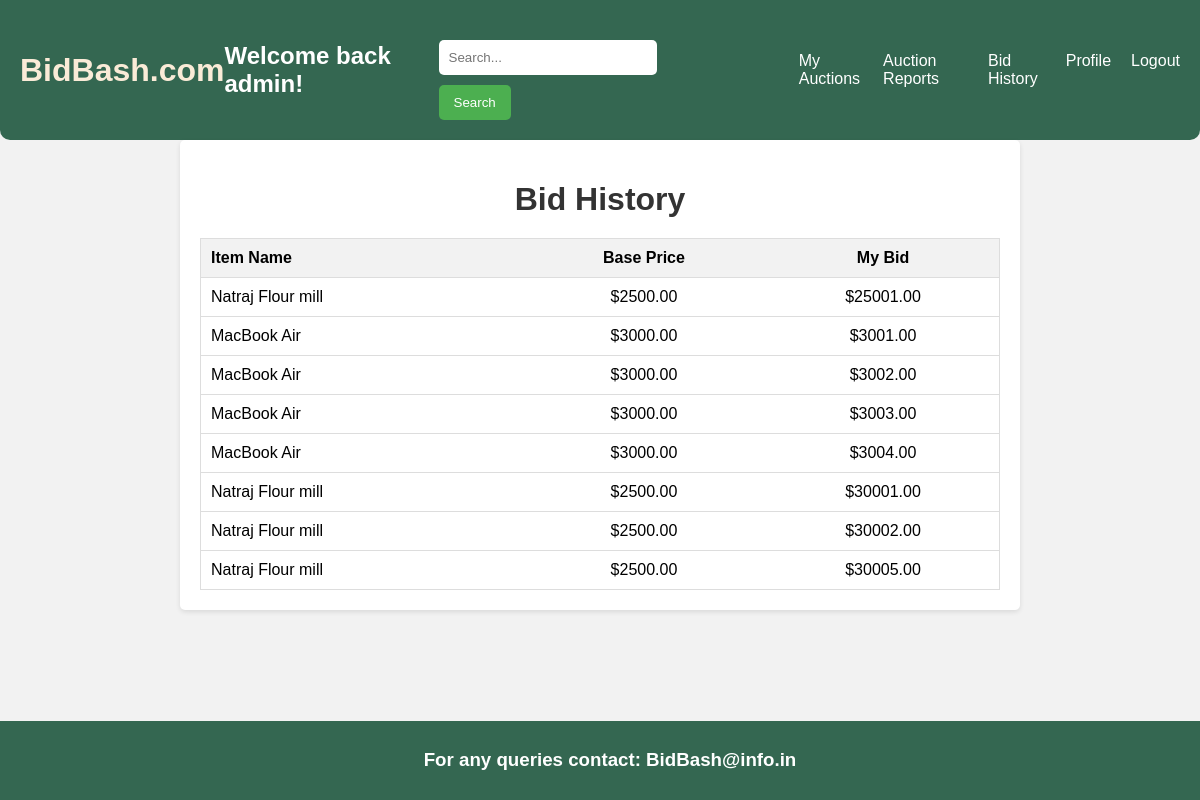
The page /bid_history/ (signed in) on the database as committed earlier.
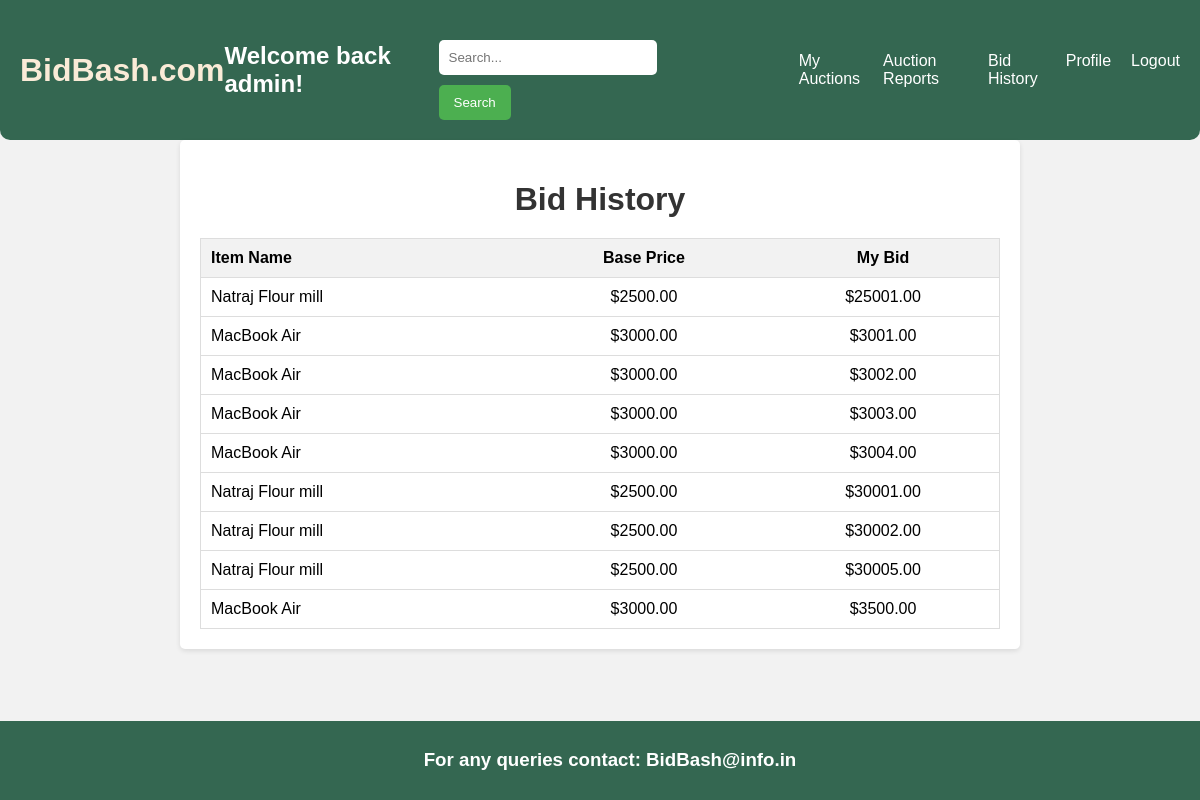
The same page on the database as committed later.
### myapp/models.py (models this page shows, shortened)
class AuctionItem(models.Model):
    name = models.CharField(max_length=100)
    description = models.TextField()
    category = models.CharField(max_length=100)
    seller = models.ForeignKey(User, on_delete=models.CASCADE)
    base_price = models.DecimalField(max_digits=10, decimal_places=2)
    start_time = models.DateTimeField()
    end_time = models.DateTimeField()
    highest_bid = models.DecimalField(max_digits=10, decimal_places=2, default=0)  # Set default value

class Bid(models.Model):
    auction = models.ForeignKey(AuctionItem, on_delete=models.CASCADE)
    bidder = models.ForeignKey(User, on_delete=models.CASCADE)
    bid_amount = models.DecimalField(max_digits=10, decimal_places=2)
    bid_time = models.DateTimeField(auto_now_add=True)

### myapp/views.py (the view)
# urls.py: path('bid_history/', views.bid_history, name='bid_history'),
def bid_history(request):
    user = request.user
    bids = Bid.objects.filter(bidder=user)
    bid_history = []
    for bid in bids:
        item_name = bid.auction.name
        base_price = bid.auction.base_price
        my_bid = bid.bid_amount
        bid_history.append({'item_name': item_name, 'base_price': base_price, 'my_bid': my_bid})
    return render(request, 'bid_history.html', {'bid_history': bid_history})

### templates/bid_history.html (shortened to what this page needs)
{% extends 'base.html' %}
{% load static %}
{% block body %}
    {% if user.is_authenticated %}
    <div style="max-width: 800px; margin: 0 auto; padding: 20px; background-color: #fff; border-radius: 5px; box-shadow: 0 2px 5px rgba(0, 0, 0, 0.1);">
        <h1 style="text-align: center; margin-bottom: 20px; color: #333;">Bid History</h1>
        <table style="width: 100%; border-collapse: collapse; border: 1px solid #ddd;">
            <thead>
                <tr>
                    <th style="padding: 10px; border-bottom: 1px solid #ddd; text-align: left; background-color: #f2f2f2;">Item Name</th>
                    <th style="padding: 10px; border-bottom: 1px solid #ddd; text-align: center; background-color: #f2f2f2;">Base Price</th>
                    <th style="padding: 10px; border-bottom: 1px solid #ddd; text-align: center; background-color: #f2f2f2;">My Bid</th>
                </tr>
            </thead>
            <tbody>
                {% for bid in bid_history %}
                <tr>
                    <td style="padding: 10px; border-bottom: 1px solid #ddd;">{{ bid.item_name }}</td>
                    <td style="padding: 10px; border-bottom: 1px solid #ddd; text-align: center;">${{ bid.base_price }}</td>
                    <td style="padding: 10px; border-bottom: 1px solid #ddd; text-align: center;">${{ bid.my_bid }}</td>
                </tr>
                {% endfor %}
            </tbody>
        </table>
    </div>
    {% else %}
        <script type="text/javascript">
            window.location.href = "{% url 'login' %}";
        </script>
    {% endif %}
{% endblock %}

Rows that differ between the two databases and show on the page:
added Bid: my_bid "3500.00"
Other text that changed with them:
new list line: "MacBook Air 3000.00"
